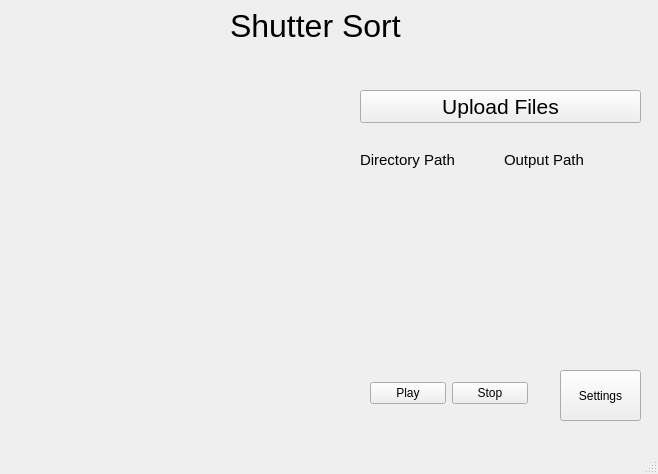
<?xml version="1.0" encoding="UTF-8"?>
<ui version="4.0">
 <class>MainWindow</class>
 <widget class="QMainWindow" name="MainWindow">
  <property name="geometry">
   <rect>
    <x>0</x>
    <y>0</y>
    <width>658</width>
    <height>474</height>
   </rect>
  </property>
  <property name="windowTitle">
   <string>MainWindow</string>
  </property>
  <widget class="QWidget" name="centralwidget">
   <widget class="QLabel" name="SSHeader">
    <property name="geometry">
     <rect>
      <x>230</x>
      <y>0</y>
      <width>171</width>
      <height>51</height>
     </rect>
    </property>
    <property name="font">
     <font>
      <pointsize>24</pointsize>
     </font>
    </property>
    <property name="text">
     <string>Shutter Sort</string>
    </property>
   </widget>
   <widget class="QPushButton" name="SettingsButton">
    <property name="geometry">
     <rect>
      <x>560</x>
      <y>370</y>
      <width>81</width>
      <height>51</height>
     </rect>
    </property>
    <property name="text">
     <string>Settings</string>
    </property>
   </widget>
   <widget class="QWidget" name="">
    <property name="geometry">
     <rect>
      <x>370</x>
      <y>380</y>
      <width>158</width>
      <height>26</height>
     </rect>
    </property>
    <layout class="QHBoxLayout" name="StopStartLayout">
     <item>
      <widget class="QPushButton" name="PlayButton">
       <property name="text">
        <string>Play</string>
       </property>
      </widget>
     </item>
     <item>
      <widget class="QPushButton" name="StopButton">
       <property name="text">
        <string>Stop</string>
       </property>
      </widget>
     </item>
    </layout>
   </widget>
   <widget class="QWidget" name="">
    <property name="geometry">
     <rect>
      <x>360</x>
      <y>90</y>
      <width>281</width>
      <height>101</height>
     </rect>
    </property>
    <layout class="QVBoxLayout" name="verticalLayout">
     <item>
      <widget class="QPushButton" name="UploadButton">
       <property name="font">
        <font>
         <pointsize>16</pointsize>
        </font>
       </property>
       <property name="text">
        <string>Upload Files</string>
       </property>
      </widget>
     </item>
     <item>
      <layout class="QHBoxLayout" name="FileLayout">
       <item>
        <widget class="QLabel" name="DirectoryPathLabel">
         <property name="font">
          <font>
           <pointsize>11</pointsize>
          </font>
         </property>
         <property name="text">
          <string>Directory Path</string>
         </property>
        </widget>
       </item>
       <item>
        <widget class="QLabel" name="OutputPathLabel">
         <property name="font">
          <font>
           <pointsize>11</pointsize>
          </font>
         </property>
         <property name="text">
          <string>Output Path</string>
         </property>
        </widget>
       </item>
      </layout>
     </item>
    </layout>
   </widget>
  </widget>
  <widget class="QMenuBar" name="menubar">
   <property name="geometry">
    <rect>
     <x>0</x>
     <y>0</y>
     <width>658</width>
     <height>22</height>
    </rect>
   </property>
  </widget>
  <widget class="QStatusBar" name="statusbar"/>
 </widget>
 <resources/>
 <connections/>
</ui>
